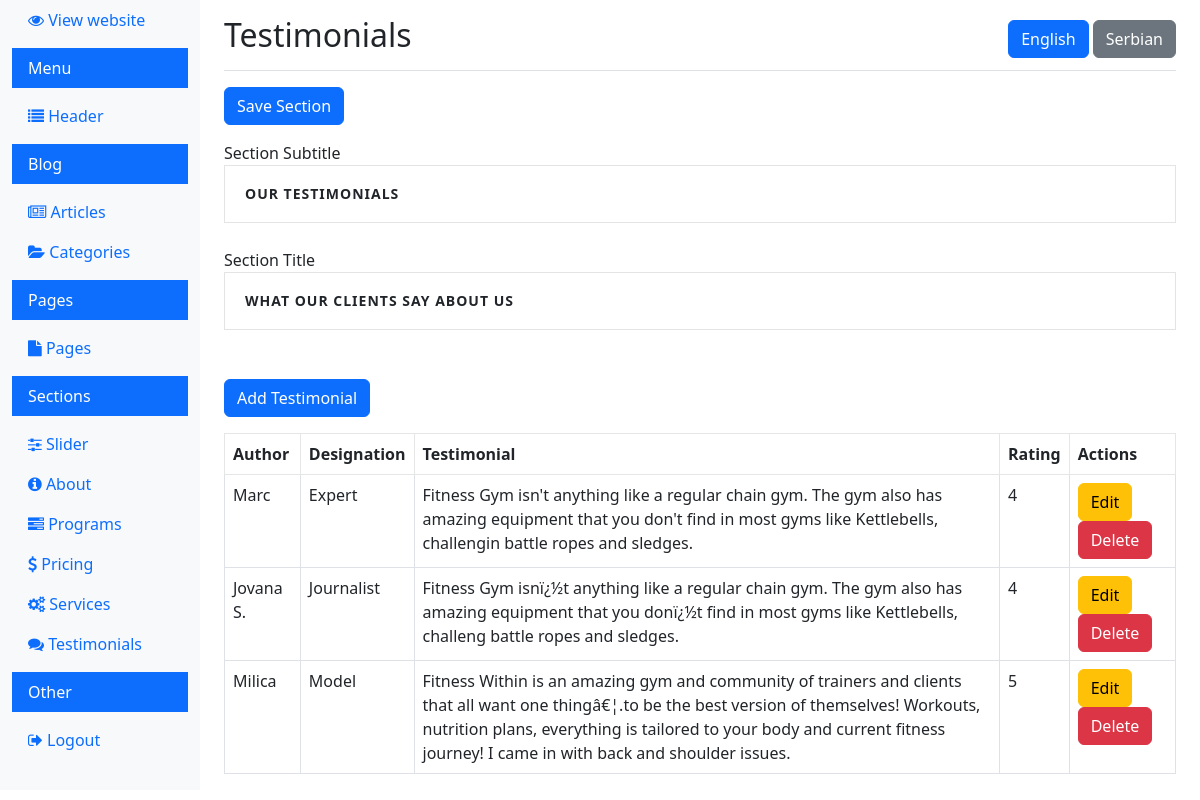
Screenshot of /dashboard/view_testimonials.php?lang=en (signed in) with the database file from the repository.
### tables this page shows
CREATE TABLE IF NOT EXISTS `testimonial_section` (
  `id` int(11) NOT NULL AUTO_INCREMENT,
  `section_title` varchar(255) DEFAULT NULL,
  `section_subtitle` varchar(255) DEFAULT NULL,
  `language` varchar(5) DEFAULT NULL,
  PRIMARY KEY (`id`)
);

CREATE TABLE IF NOT EXISTS `testimonials` (
  `id` int(11) NOT NULL AUTO_INCREMENT,
  `author_name` varchar(255) DEFAULT NULL,
  `author_designation` varchar(255) DEFAULT NULL,
  `testimonial_text` text,
  `rating` int(11) DEFAULT NULL,
  `created_at` timestamp NULL DEFAULT CURRENT_TIMESTAMP,
  `language` varchar(5) DEFAULT NULL,
  PRIMARY KEY (`id`)
);

### dashboard/view_testimonials.php (the view, shortened to what this page needs)
<?php
$lang = 'sr';
if (isset($_GET['lang'])) {
  $lang = $_GET['lang'];
} elseif (isset($_SESSION['lang'])) {
  $lang = $_SESSION['lang'];
}
$conn = new mysqli(DB_HOST, DB_USER, DB_PASS, DB_NAME);
$section_title = '';
$section_subtitle = '';
$section_sql = "SELECT section_title, section_subtitle FROM testimonial_section WHERE language = ?";
$stmt = $conn->prepare($section_sql);
$stmt->bind_param("s", $lang);
$stmt->execute();
$stmt->bind_result($section_title, $section_subtitle);
$sql = "SELECT id, author_name, author_designation, testimonial_text, rating FROM testimonials WHERE language = ?";
$stmt = $conn->prepare($sql);
$stmt->bind_param("s", $lang);
$stmt->execute();
$result = $stmt->get_result();
$testimonials = [];
if ($result->num_rows > 0) {
  while ($row = $result->fetch_assoc()) {
    $testimonials[] = $row;
  }
}
?>
<!doctype html>
<html lang="en">
<head>
  <link rel="stylesheet" href="../css/bootstrap.min.css">
  <link rel="stylesheet" href="https://cdnjs.cloudflare.com/ajax/libs/font-awesome/4.7.0/css/font-awesome.min.css">
  <link rel="stylesheet" href="../css/style.css">
</head>
<body>
  <div class="container-fluid">
    <div class="row">
      <?php include 'navigation.php'; ?>
      <main role="main" class="col-md-9 ms-sm-auto col-lg-10 px-md-4">
        <div class="d-flex justify-content-between flex-wrap flex-md-nowrap align-items-center pt-3 pb-2 mb-3 border-bottom">
          <h1 class="h2">Testimonials</h1>
          <div>
            <a href="?lang=en" class="btn <?php echo $lang === 'en' ? 'btn-primary' : 'btn-secondary'; ?>">English</a>
            <a href="?lang=sr" class="btn <?php echo $lang === 'sr' ? 'btn-primary' : 'btn-secondary'; ?>">Serbian</a>
          </div>
        </div>
        <div class="mb-3">
          <form method="POST" action="view_testimonials.php?lang=<?php echo $lang; ?>">
            <button type="submit" class="btn btn-primary mb-3" name="save_section">Save Section</button>
            <div class="form-group">
              <label for="section_subtitle">Section Subtitle</label>
              <input type="text" class="form-control" id="section_subtitle" name="section_subtitle" value="<?php echo htmlspecialchars($section_subtitle); ?>">
            </div>
            <div class="form-group">
              <label for="section_title">Section Title</label>
              <input type="text" class="form-control" id="section_title" name="section_title" value="<?php echo htmlspecialchars($section_title); ?>">
            </div>
          </form>
        </div>
        <a href="add_testimonial.php?lang=<?php echo $lang; ?>" class="btn btn-primary mb-3 mt-4">Add Testimonial</a>
        <table class="table table-bordered">
          <thead>
            <tr>
              <th>Author</th>
              <th>Designation</th>
              <th>Testimonial</th>
              <th>Rating</th>
              <th>Actions</th>
            </tr>
          </thead>
          <tbody>
            <?php foreach ($testimonials as $testimonial) : ?>
              <tr>
                <td><?php echo htmlspecialchars($testimonial['author_name']); ?></td>
                <td><?php echo htmlspecialchars($testimonial['author_designation']); ?></td>
                <td><?php echo htmlspecialchars($testimonial['testimonial_text']); ?></td>
                <td><?php echo htmlspecialchars($testimonial['rating']); ?></td>
                <td>
                  <a href="edit_testimonial.php?id=<?php echo $testimonial['id']; ?>&lang=<?php echo $lang; ?>" class="btn btn-warning">Edit</a>
                  <a href="delete_testimonial.php?id=<?php echo $testimonial['id']; ?>&lang=<?php echo $lang; ?>" class="btn btn-danger" onclick="return confirm('Are you sure you want to delete this testimonial?');">Delete</a>
                </td>
              </tr>
            <?php endforeach; ?>
          </tbody>
        </table>
      </main>
    </div>
  </div>
</body>
</html>

### css/style.css (style rules this page uses)
.table-box-one table tbody tr, table thead tr { border: 1px solid #e6e6e6; }
.form-control { background-color: #fff; line-height: 24px; padding: 16px 20px; font-size: 14px; font-weight: 600; border: 0; border-radius: 0px; border: 1px solid rgba(119,119,119,.2); margin-bottom: 25px; width: 100%; letter-spacing: 1px; font-family: var(--pbmit-heading-typography-font-family); }
.form-control::placeholder { color: #999; }

### rows the page displays
testimonial_section: section_subtitle "OUR TESTIMONIALS", section_title "WHAT OUR CLIENTS SAY ABOUT US"
testimonials: author_name "Marc", author_designation "Expert", testimonial_text "Fitness Gym isn't anything like a regular chain gym. The gym also has amazing equipment that you don't find in most gyms like Kettlebells, challengin battle ropes and sledges.", rating "4"
testimonials: author_name "Jovana S.", author_designation "Journalist", testimonial_text "Fitness Gym isnï¿½t anything like a regular chain gym. The gym also has amazing equipment that you donï¿½t find in most gyms like Kettlebells, challeng battle ropes and sledges.", rating "4"
testimonials: author_name "Milica", author_designation "Model", testimonial_text "Fitness Within is an amazing gym and community of trainers and clients that all want one thingâ€¦.to be the best version of themselves! Workouts, nutrition plans, everything is tailored to your body and current fitness journey! I came in with back and shoulder issues.", rating "5"
